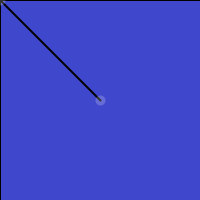
Frame 1 (no input)
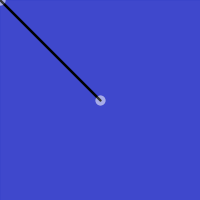
Frame 60 (the mouse pressed at the canvas centre just before this capture)
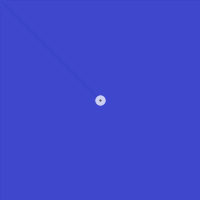
Frame 120 (the mouse held since frame 60 and released just before this capture)

The Processing sketch that drew these frames (run headless with seeded random() and noise(); from frame 60 on, the mouse is pressed at the canvas centre):

// Processing sketch: batuta
// ── batuta.pde
//EDUARDO CHARLONE
//2020
void setup()
{size(200,200);
background(#3f48cc);
}
void draw(){
 fill(#3f48cc,50);
 rect(0,0,200,200);
stroke(0);
  strokeWeight(2);
  line(100,100,mouseX,mouseY);
  stroke(#ffffff,50);
  strokeWeight(10);
  point(100,100);
  point(mouseX,mouseY);
noStroke();

}
